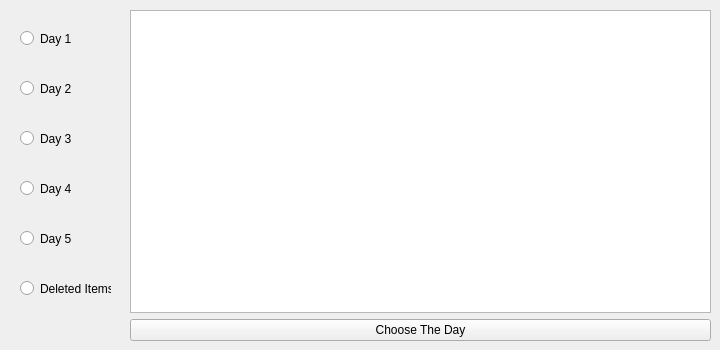
      <widget class="QWidget" name="tab_4">
       <attribute name="icon">
        <iconset resource="recource.qrc">
         <normaloff>:/rec/User Selection/icon_ordersmod.png</normaloff>:/rec/User Selection/icon_ordersmod.png</iconset>
       </attribute>
       <attribute name="title">
        <string>Read Inventory</string>
       </attribute>
       <widget class="QRadioButton" name="day_One_radion_btn">
        <property name="geometry">
         <rect>
          <x>20</x>
          <y>30</y>
          <width>82</width>
          <height>17</height>
         </rect>
        </property>
        <property name="text">
         <string>Day 1</string>
        </property>
       </widget>
       <widget class="QRadioButton" name="day_Two_radion_btn">
        <property name="geometry">
         <rect>
          <x>20</x>
          <y>80</y>
          <width>82</width>
          <height>17</height>
         </rect>
        </property>
        <property name="text">
         <string>Day 2</string>
        </property>
       </widget>
       <widget class="QRadioButton" name="day_Three_radion_btn">
        <property name="geometry">
         <rect>
          <x>20</x>
          <y>130</y>
          <width>82</width>
          <height>17</height>
         </rect>
        </property>
        <property name="text">
         <string>Day 3</string>
        </property>
       </widget>
       <widget class="QRadioButton" name="day_Four_radion_btn_">
        <property name="geometry">
         <rect>
          <x>20</x>
          <y>180</y>
          <width>82</width>
          <height>17</height>
         </rect>
        </property>
        <property name="text">
         <string>Day 4</string>
        </property>
       </widget>
       <widget class="QRadioButton" name="day_Five_radion_btn">
        <property name="geometry">
         <rect>
          <x>20</x>
          <y>230</y>
          <width>82</width>
          <height>17</height>
         </rect>
        </property>
        <property name="text">
         <string>Day 5</string>
        </property>
       </widget>
       <widget class="QWidget" name="layoutWidget_2">
        <property name="geometry">
         <rect>
          <x>130</x>
          <y>10</y>
          <width>581</width>
          <height>331</height>
         </rect>
        </property>
        <layout class="QVBoxLayout" name="verticalLayout_4">
         <item>
          <widget class="QTextEdit" name="read_days_Inventory_text"/>
         </item>
         <item>
          <widget class="QPushButton" name="read_days_button">
           <property name="text">
            <string>Choose The Day</string>
           </property>
          </widget>
         </item>
        </layout>
       </widget>
       <widget class="QRadioButton" name="radioButton_deleted_list">
        <property name="geometry">
         <rect>
          <x>20</x>
          <y>280</y>
          <width>91</width>
          <height>17</height>
         </rect>
        </property>
        <property name="text">
         <string>Deleted Items</string>
        </property>
       </widget>
      </widget>
